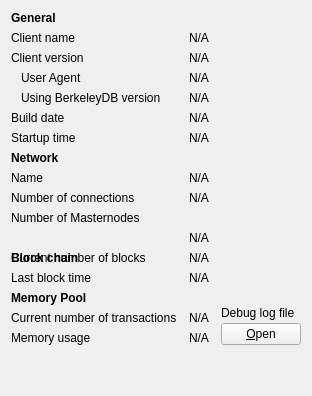
     <widget class="QWidget" name="tab_info">
      <attribute name="title">
       <string>&amp;Information</string>
      </attribute>
      <layout class="QGridLayout" name="gridLayout" columnstretch="0,1,0">
       <property name="horizontalSpacing">
        <number>12</number>
       </property>
       <item row="0" column="0">
        <widget class="QLabel" name="label_9">
         <property name="font">
          <font>
           <weight>75</weight>
           <bold>true</bold>
          </font>
         </property>
         <property name="text">
          <string>General</string>
         </property>
        </widget>
       </item>
       <item row="1" column="0">
        <widget class="QLabel" name="label_5">
         <property name="text">
          <string>Client name</string>
         </property>
        </widget>
       </item>
       <item row="1" column="1" colspan="2">
        <widget class="QLabel" name="clientName">
         <property name="cursor">
          <cursorShape>IBeamCursor</cursorShape>
         </property>
         <property name="text">
          <string>N/A</string>
         </property>
         <property name="textFormat">
          <enum>Qt::PlainText</enum>
         </property>
         <property name="textInteractionFlags">
          <set>Qt::LinksAccessibleByMouse|Qt::TextSelectableByKeyboard|Qt::TextSelectableByMouse</set>
         </property>
        </widget>
       </item>
       <item row="2" column="0">
        <widget class="QLabel" name="label_6">
         <property name="text">
          <string>Client version</string>
         </property>
        </widget>
       </item>
       <item row="2" column="1" colspan="2">
        <widget class="QLabel" name="clientVersion">
         <property name="cursor">
          <cursorShape>IBeamCursor</cursorShape>
         </property>
         <property name="text">
          <string>N/A</string>
         </property>
         <property name="textFormat">
          <enum>Qt::PlainText</enum>
         </property>
         <property name="textInteractionFlags">
          <set>Qt::LinksAccessibleByMouse|Qt::TextSelectableByKeyboard|Qt::TextSelectableByMouse</set>
         </property>
        </widget>
       </item>
       <item row="3" column="0">
        <widget class="QLabel" name="labelClientUserAgent">
         <property name="text">
          <string>User Agent</string>
         </property>
         <property name="indent">
          <number>10</number>
         </property>
        </widget>
       </item>
       <item row="3" column="1" colspan="2">
        <widget class="QLabel" name="clientUserAgent">
         <property name="cursor">
          <cursorShape>IBeamCursor</cursorShape>
         </property>
         <property name="text">
          <string>N/A</string>
         </property>
         <property name="textFormat">
          <enum>Qt::PlainText</enum>
         </property>
         <property name="textInteractionFlags">
          <set>Qt::LinksAccessibleByMouse|Qt::TextSelectableByKeyboard|Qt::TextSelectableByMouse</set>
         </property>
        </widget>
       </item>
       <item row="4" column="0">
        <widget class="QLabel" name="label_berkeleyDBVersion">
         <property name="text">
          <string>Using BerkeleyDB version</string>
         </property>
         <property name="indent">
          <number>10</number>
         </property>
        </widget>
       </item>
       <item row="4" column="1" colspan="2">
        <widget class="QLabel" name="berkeleyDBVersion">
         <property name="cursor">
          <cursorShape>IBeamCursor</cursorShape>
         </property>
         <property name="text">
          <string>N/A</string>
         </property>
         <property name="textFormat">
          <enum>Qt::PlainText</enum>
         </property>
         <property name="textInteractionFlags">
          <set>Qt::LinksAccessibleByMouse|Qt::TextSelectableByKeyboard|Qt::TextSelectableByMouse</set>
         </property>
        </widget>
       </item>
       <item row="5" column="0">
        <widget class="QLabel" name="label_12">
         <property name="text">
          <string>Build date</string>
         </property>
        </widget>
       </item>
       <item row="5" column="1" colspan="2">
        <widget class="QLabel" name="buildDate">
         <property name="cursor">
          <cursorShape>IBeamCursor</cursorShape>
         </property>
         <property name="text">
          <string>N/A</string>
         </property>
         <property name="textFormat">
          <enum>Qt::PlainText</enum>
         </property>
         <property name="textInteractionFlags">
          <set>Qt::LinksAccessibleByMouse|Qt::TextSelectableByKeyboard|Qt::TextSelectableByMouse</set>
         </property>
        </widget>
       </item>
       <item row="6" column="0">
        <widget class="QLabel" name="label_13">
         <property name="text">
          <string>Startup time</string>
         </property>
        </widget>
       </item>
       <item row="6" column="1" colspan="2">
        <widget class="QLabel" name="startupTime">
         <property name="cursor">
          <cursorShape>IBeamCursor</cursorShape>
         </property>
         <property name="text">
          <string>N/A</string>
         </property>
         <property name="textFormat">
          <enum>Qt::PlainText</enum>
         </property>
         <property name="textInteractionFlags">
          <set>Qt::LinksAccessibleByMouse|Qt::TextSelectableByKeyboard|Qt::TextSelectableByMouse</set>
         </property>
        </widget>
       </item>
       <item row="7" column="0">
           <widget class="QLabel" name="labelNetwork">
               <property name="font">
                   <font>
                       <weight>75</weight>
                       <bold>true</bold>
                   </font>
               </property>
               <property name="text">
                   <string>Network</string>
               </property>
           </widget>
       </item>
       <item row="8" column="0">
        <widget class="QLabel" name="label_8">
         <property name="text">
          <string>Name</string>
         </property>
        </widget>
       </item>
       <item row="8" column="1" colspan="2">
        <widget class="QLabel" name="networkName">
         <property name="cursor">
          <cursorShape>IBeamCursor</cursorShape>
         </property>
         <property name="text">
          <string>N/A</string>
         </property>
         <property name="textFormat">
          <enum>Qt::PlainText</enum>
         </property>
         <property name="textInteractionFlags">
          <set>Qt::LinksAccessibleByMouse|Qt::TextSelectableByKeyboard|Qt::TextSelectableByMouse</set>
         </property>
        </widget>
       </item>
       <item row="9" column="0">
        <widget class="QLabel" name="label_7">
         <property name="text">
          <string>Number of connections</string>
         </property>
        </widget>
       </item>
       <item row="9" column="1" colspan="2">
        <widget class="QLabel" name="numberOfConnections">
         <property name="cursor">
          <cursorShape>IBeamCursor</cursorShape>
         </property>
         <property name="text">
          <string>N/A</string>
         </property>
         <property name="textFormat">
          <enum>Qt::PlainText</enum>
         </property>
         <property name="textInteractionFlags">
          <set>Qt::LinksAccessibleByMouse|Qt::TextSelectableByKeyboard|Qt::TextSelectableByMouse</set>
         </property>
        </widget>
       </item>
       <item row="10" column="0">
        <widget class="QLabel" name="masternodeCountLabel">
         <property name="text">
          <string>Number of Masternodes</string>
         </property>
        </widget>
       </item>
       <item row="11" column="1">
        <widget class="QLabel" name="masternodeCount">
         <property name="text">
          <string>N/A</string>
         </property>
        </widget>
       </item>
       <item row="12" column="0">
        <widget class="QLabel" name="label_10">
         <property name="font">
          <font>
           <weight>75</weight>
           <bold>true</bold>
          </font>
         </property>
         <property name="text">
          <string>Block chain</string>
         </property>
        </widget>
       </item>
       <item row="12" column="0">
        <widget class="QLabel" name="label_3">
         <property name="text">
          <string>Current number of blocks</string>
         </property>
        </widget>
       </item>
       <item row="12" column="1" colspan="2">
        <widget class="QLabel" name="numberOfBlocks">
         <property name="cursor">
          <cursorShape>IBeamCursor</cursorShape>
         </property>
         <property name="text">
          <string>N/A</string>
         </property>
         <property name="textFormat">
          <enum>Qt::PlainText</enum>
         </property>
         <property name="textInteractionFlags">
          <set>Qt::LinksAccessibleByMouse|Qt::TextSelectableByKeyboard|Qt::TextSelectableByMouse</set>
         </property>
        </widget>
       </item>
       <item row="13" column="0">
        <widget class="QLabel" name="labelLastBlockTime">
         <property name="text">
          <string>Last block time</string>
         </property>
        </widget>
       </item>
       <item row="13" column="1" colspan="2">
        <widget class="QLabel" name="lastBlockTime">
         <property name="cursor">
          <cursorShape>IBeamCursor</cursorShape>
         </property>
         <property name="text">
          <string>N/A</string>
         </property>
         <property name="textFormat">
          <enum>Qt::PlainText</enum>
         </property>
         <property name="textInteractionFlags">
          <set>Qt::LinksAccessibleByMouse|Qt::TextSelectableByKeyboard|Qt::TextSelectableByMouse</set>
         </property>
        </widget>
       </item>
       <item row="14" column="0">
        <widget class="QLabel" name="labelMempoolTitle">
         <property name="font">
          <font>
           <weight>75</weight>
           <bold>true</bold>
          </font>
         </property>
         <property name="text">
          <string>Memory Pool</string>
         </property>
        </widget>
       </item>
       <item row="15" column="0">
        <widget class="QLabel" name="labelNumberOfTransactions">
         <property name="text">
          <string>Current number of transactions</string>
         </property>
        </widget>
       </item>
       <item row="15" column="1">
        <widget class="QLabel" name="mempoolNumberTxs">
         <property name="cursor">
          <cursorShape>IBeamCursor</cursorShape>
         </property>
         <property name="text">
          <string>N/A</string>
         </property>
         <property name="textFormat">
          <enum>Qt::PlainText</enum>
         </property>
         <property name="textInteractionFlags">
          <set>Qt::LinksAccessibleByMouse|Qt::TextSelectableByKeyboard|Qt::TextSelectableByMouse</set>
         </property>
        </widget>
       </item>
       <item row="16" column="0">
        <widget class="QLabel" name="labelMemoryUsage">
         <property name="text">
          <string>Memory usage</string>
         </property>
        </widget>
       </item>
       <item row="16" column="1">
        <widget class="QLabel" name="mempoolSize">
         <property name="cursor">
          <cursorShape>IBeamCursor</cursorShape>
         </property>
         <property name="text">
          <string>N/A</string>
         </property>
         <property name="textFormat">
          <enum>Qt::PlainText</enum>
         </property>
         <property name="textInteractionFlags">
          <set>Qt::LinksAccessibleByMouse|Qt::TextSelectableByKeyboard|Qt::TextSelectableByMouse</set>
         </property>
        </widget>
       </item>
       <item row="14" column="2" rowspan="3">
        <layout class="QVBoxLayout" name="verticalLayoutDebugButton">
         <property name="spacing">
          <number>3</number>
         </property>
         <item>
          <spacer name="verticalSpacer_2">
           <property name="orientation">
            <enum>Qt::Vertical</enum>
           </property>
           <property name="sizeHint" stdset="0">
            <size>
             <width>10</width>
             <height>5</height>
            </size>
           </property>
          </spacer>
         </item>
         <item>
          <widget class="QLabel" name="labelDebugLogfile">
           <property name="text">
            <string>Debug log file</string>
           </property>
          </widget>
         </item>
         <item>
          <widget class="QPushButton" name="openDebugLogfileButton">
           <property name="toolTip">
            <string>Open the Das Core debug log file from the current data directory. This can take a few seconds for large log files.</string>
           </property>
           <property name="text">
            <string>&amp;Open</string>
           </property>
           <property name="autoDefault">
            <bool>false</bool>
           </property>
          </widget>
         </item>
        </layout>
       </item>
       <item row="18" column="0">
        <spacer name="verticalSpacer">
         <property name="orientation">
          <enum>Qt::Vertical</enum>
         </property>
         <property name="sizeHint" stdset="0">
          <size>
           <width>20</width>
           <height>40</height>
          </size>
         </property>
        </spacer>
       </item>
      </layout>
     </widget>
